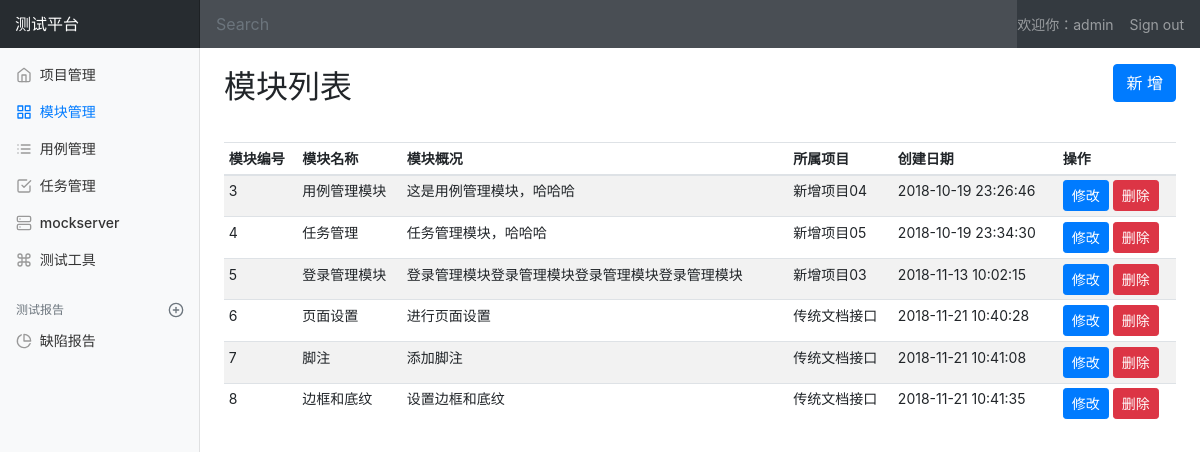
The app's page /manage/module_manage/ (signed in), older data.
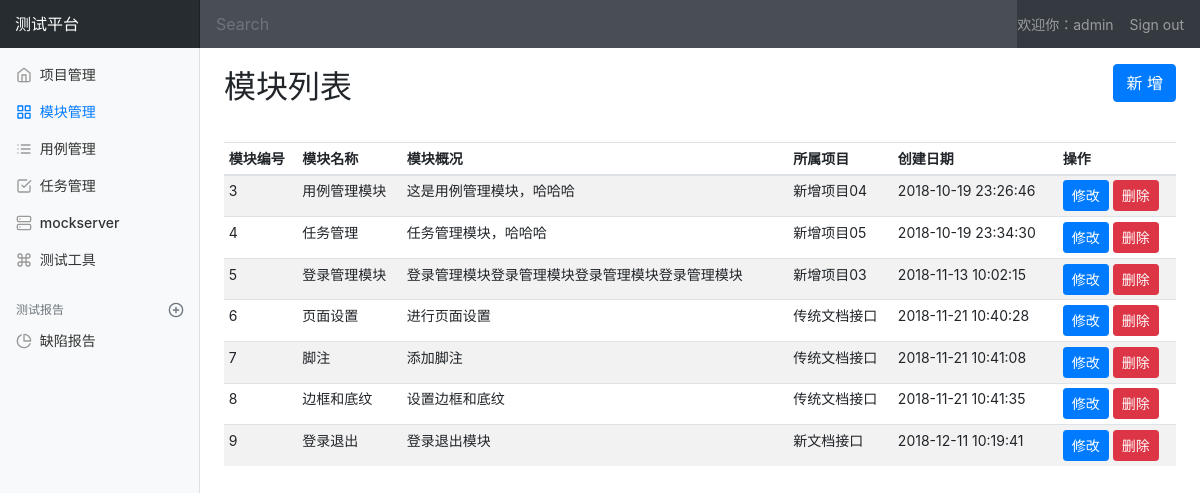
The same page, newer data.
### project_app/models.py (models this page shows, shortened)
class Module(models.Model):
    project = models.ForeignKey(Project, on_delete=models.CASCADE, verbose_name="所属项目")
    name = models.CharField("模块名称", max_length=100, blank=False, default="")
    describe = models.TextField("模块描述", default="")
    create_time = models.DateTimeField("创建时间", auto_now=True)

class Project(models.Model):
    name = models.CharField("项目名称", max_length=100, blank=False, default="")
    describe = models.TextField("项目描述", default="")
    status = models.BooleanField("项目状态", default=True)
    create_time = models.DateTimeField("创建时间", auto_now=True)
    def __str__(self):
        return self.name

### project_app/views/module_views.py (the view)
# urls.py: path('module_manage/', module_views.module_manage),
@login_required
def module_manage(request):
    username = request.session.get('u', None)
    return render(request, 'project_app/module_manage.html', {'user': username, 'type': 'list', 'module_list': Module.objects.all()})

### templates/project_app/module_manage.html (shortened to what the changed rows need)
{% extends 'base.html' %}
{% block css %}
  {% load static %}
  <link rel="stylesheet" type="text/css" href="{% static 'css/project_manage.css' %}">
{% endblock %}
{% block body%}
  <div class="container-fluid">
      <div class="row">
        <main role="main" class="col-md-9 ml-sm-auto col-lg-10 pt-3 px-4">
          {% if type == 'list' %}
          <div class="d-flex justify-content-between flex-wrap flex-md-nowrap align-items-center pb-2 mb-3">
            <h1 class="h2" id="module_list">模块列表</h1>
          </div>
          <div class="table-responsive">
            <table class="table table-striped table-sm">
              <thead>
                <tr>
                  <th>模块编号</th>
                  <th>模块名称</th>
                  <th>模块概况</th>
                  <th>所属项目</th>
                  <th>创建日期</th>
                  <th>操作</th>
                </tr>
              </thead>
              <tbody>
                {% for module in module_list %}
                  <tr>
                    <td>{{ module.id }}</td>
                    <td>{{ module.name }}</td>
                    <td>{{ module.describe }}</td>
                    <td>{{ module.project}}</td>
                    <td>{{ module.create_time|date:"Y-m-d H:i:s" }}</td>
                    <td>
                      <a href="/manage/edit_module/{{module.id}}/" class="btn btn-sm btn-primary">修改</a>
                      <a href="/manage/delete_module/{{module.id}}/" class="btn btn-sm btn-danger">删除</a>
                    </td>
                  </tr>
                {% endfor %}
              </tbody>
            </table>
          </div>
          {% endif %}
        </main>
      </div>
    </div>
{% endblock %}

Row changes from the older to the newer data that the page shows:
added Module: id "9", name "登录退出", describe "登录退出模块", project "新文档接口", create_time "2018-12-11 10:19:41"
